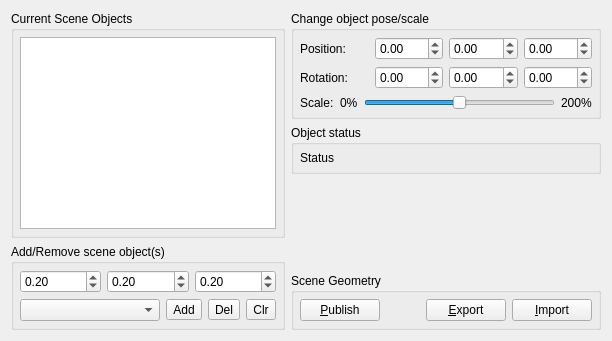
     <widget class="QWidget" name="scene_collision_objects">
      <attribute name="title">
       <string>Scene Objects</string>
      </attribute>
      <layout class="QHBoxLayout" name="gridLayout_4">
       <item>
        <layout class="QVBoxLayout" name="verticalLayout_19">
         <item>
          <widget class="QGroupBox" name="groupBox_8">
           <property name="title">
            <string>Current Scene Objects</string>
           </property>
           <layout class="QVBoxLayout" name="verticalLayout_17">
            <property name="leftMargin">
             <number>6</number>
            </property>
            <property name="topMargin">
             <number>6</number>
            </property>
            <property name="rightMargin">
             <number>6</number>
            </property>
            <property name="bottomMargin">
             <number>6</number>
            </property>
            <item>
             <widget class="QListWidget" name="collision_objects_list">
              <property name="sizePolicy">
               <sizepolicy hsizetype="Expanding" vsizetype="Expanding">
                <horstretch>0</horstretch>
                <verstretch>0</verstretch>
               </sizepolicy>
              </property>
              <property name="toolTip">
               <string>Press Ctrl+C to duplicate an object</string>
              </property>
              <property name="editTriggers">
               <set>QAbstractItemView::DoubleClicked|QAbstractItemView::EditKeyPressed</set>
              </property>
              <property name="selectionMode">
               <enum>QAbstractItemView::ExtendedSelection</enum>
              </property>
             </widget>
            </item>
           </layout>
          </widget>
         </item>
         <item>
          <widget class="QGroupBox" name="groupBox_4">
           <property name="sizePolicy">
            <sizepolicy hsizetype="Preferred" vsizetype="Preferred">
             <horstretch>0</horstretch>
             <verstretch>0</verstretch>
            </sizepolicy>
           </property>
           <property name="title">
            <string>Add/Remove scene object(s)</string>
           </property>
           <layout class="QVBoxLayout" name="verticalLayout_16">
            <property name="leftMargin">
             <number>6</number>
            </property>
            <property name="topMargin">
             <number>6</number>
            </property>
            <property name="rightMargin">
             <number>6</number>
            </property>
            <property name="bottomMargin">
             <number>6</number>
            </property>
            <item>
             <layout class="QHBoxLayout" name="horizontalLayout_16">
              <item>
               <widget class="QDoubleSpinBox" name="shape_size_x_spin_box">
                <property name="sizePolicy">
                 <sizepolicy hsizetype="Preferred" vsizetype="Fixed">
                  <horstretch>0</horstretch>
                  <verstretch>0</verstretch>
                 </sizepolicy>
                </property>
                <property name="minimumSize">
                 <size>
                  <width>20</width>
                  <height>0</height>
                 </size>
                </property>
                <property name="toolTip">
                 <string>x dimension</string>
                </property>
                <property name="singleStep">
                 <double>0.050000000000000</double>
                </property>
                <property name="value">
                 <double>0.200000000000000</double>
                </property>
               </widget>
              </item>
              <item>
               <widget class="QDoubleSpinBox" name="shape_size_y_spin_box">
                <property name="sizePolicy">
                 <sizepolicy hsizetype="Preferred" vsizetype="Fixed">
                  <horstretch>0</horstretch>
                  <verstretch>0</verstretch>
                 </sizepolicy>
                </property>
                <property name="minimumSize">
                 <size>
                  <width>20</width>
                  <height>0</height>
                 </size>
                </property>
                <property name="toolTip">
                 <string>y dimension</string>
                </property>
                <property name="singleStep">
                 <double>0.050000000000000</double>
                </property>
                <property name="value">
                 <double>0.200000000000000</double>
                </property>
               </widget>
              </item>
              <item>
               <widget class="QDoubleSpinBox" name="shape_size_z_spin_box">
                <property name="sizePolicy">
                 <sizepolicy hsizetype="Preferred" vsizetype="Fixed">
                  <horstretch>0</horstretch>
                  <verstretch>0</verstretch>
                 </sizepolicy>
                </property>
                <property name="minimumSize">
                 <size>
                  <width>20</width>
                  <height>0</height>
                 </size>
                </property>
                <property name="toolTip">
                 <string>z dimension</string>
                </property>
                <property name="singleStep">
                 <double>0.050000000000000</double>
                </property>
                <property name="value">
                 <double>0.200000000000000</double>
                </property>
               </widget>
              </item>
             </layout>
            </item>
            <item>
             <layout class="QHBoxLayout" name="horizontalLayout_13">
              <item>
               <widget class="QComboBox" name="shapes_combo_box">
                <property name="minimumSize">
                 <size>
                  <width>30</width>
                  <height>0</height>
                 </size>
                </property>
               </widget>
              </item>
              <item>
               <widget class="QToolButton" name="add_object_button">
                <property name="sizePolicy">
                 <sizepolicy hsizetype="Fixed" vsizetype="Fixed">
                  <horstretch>0</horstretch>
                  <verstretch>0</verstretch>
                 </sizepolicy>
                </property>
                <property name="toolTip">
                 <string>Add object at scene's origin</string>
                </property>
                <property name="text">
                 <string>Add</string>
                </property>
                <property name="icon">
                 <iconset>
                  <normaloff>:/icons/list-add.png</normaloff>:/icons/list-add.png</iconset>
                </property>
               </widget>
              </item>
              <item>
               <widget class="QToolButton" name="remove_object_button">
                <property name="sizePolicy">
                 <sizepolicy hsizetype="Fixed" vsizetype="Fixed">
                  <horstretch>0</horstretch>
                  <verstretch>0</verstretch>
                 </sizepolicy>
                </property>
                <property name="toolTip">
                 <string>Remove selected object</string>
                </property>
                <property name="text">
                 <string>Del</string>
                </property>
                <property name="icon">
                 <iconset>
                  <normaloff>:/icons/list-remove.png</normaloff>:/icons/list-remove.png</iconset>
                </property>
               </widget>
              </item>
              <item>
               <widget class="QToolButton" name="clear_scene_button">
                <property name="sizePolicy">
                 <sizepolicy hsizetype="Fixed" vsizetype="Fixed">
                  <horstretch>0</horstretch>
                  <verstretch>0</verstretch>
                 </sizepolicy>
                </property>
                <property name="toolTip">
                 <string>Clear planning scene</string>
                </property>
                <property name="text">
                 <string>Clr</string>
                </property>
                <property name="icon">
                 <iconset>
                  <normaloff>:/icons/edit-clear.png</normaloff>:/icons/edit-clear.png</iconset>
                </property>
               </widget>
              </item>
             </layout>
            </item>
           </layout>
          </widget>
         </item>
        </layout>
       </item>
       <item>
        <layout class="QVBoxLayout" name="verticalLayout_20">
         <item>
          <widget class="QGroupBox" name="pose_scale_group_box">
           <property name="toolTip">
            <string>Change the pose and scale of the selected object</string>
           </property>
           <property name="title">
            <string>Change object pose/scale</string>
           </property>
           <layout class="QGridLayout" name="gridLayout">
            <property name="leftMargin">
             <number>6</number>
            </property>
            <property name="topMargin">
             <number>6</number>
            </property>
            <property name="rightMargin">
             <number>6</number>
            </property>
            <property name="bottomMargin">
             <number>6</number>
            </property>
            <property name="verticalSpacing">
             <number>6</number>
            </property>
            <item row="1" column="0">
             <widget class="QLabel" name="label_4">
              <property name="text">
               <string>Position: </string>
              </property>
             </widget>
            </item>
            <item row="2" column="0">
             <widget class="QLabel" name="label_13">
              <property name="text">
               <string>Rotation:</string>
              </property>
             </widget>
            </item>
            <item row="1" column="1">
             <widget class="QDoubleSpinBox" name="object_x">
              <property name="minimumSize">
               <size>
                <width>20</width>
                <height>0</height>
               </size>
              </property>
              <property name="minimum">
               <double>-999.990000000000009</double>
              </property>
              <property name="maximum">
               <double>999.990000000000009</double>
              </property>
              <property name="singleStep">
               <double>0.100000000000000</double>
              </property>
             </widget>
            </item>
            <item row="2" column="3">
             <widget class="QDoubleSpinBox" name="object_rz">
              <property name="minimumSize">
               <size>
                <width>20</width>
                <height>0</height>
               </size>
              </property>
              <property name="minimum">
               <double>-3.140000000000000</double>
              </property>
              <property name="maximum">
               <double>3.140000000000000</double>
              </property>
              <property name="singleStep">
               <double>0.100000000000000</double>
              </property>
             </widget>
            </item>
            <item row="2" column="1">
             <widget class="QDoubleSpinBox" name="object_rx">
              <property name="minimumSize">
               <size>
                <width>20</width>
                <height>0</height>
               </size>
              </property>
              <property name="minimum">
               <double>-3.140000000000000</double>
              </property>
              <property name="maximum">
               <double>3.140000000000000</double>
              </property>
              <property name="singleStep">
               <double>0.100000000000000</double>
              </property>
             </widget>
            </item>
            <item row="2" column="2">
             <widget class="QDoubleSpinBox" name="object_ry">
              <property name="minimumSize">
               <size>
                <width>20</width>
                <height>0</height>
               </size>
              </property>
              <property name="minimum">
               <double>-3.140000000000000</double>
              </property>
              <property name="maximum">
               <double>3.140000000000000</double>
              </property>
              <property name="singleStep">
               <double>0.100000000000000</double>
              </property>
             </widget>
            </item>
            <item row="1" column="2">
             <widget class="QDoubleSpinBox" name="object_y">
              <property name="minimumSize">
               <size>
                <width>20</width>
                <height>0</height>
               </size>
              </property>
              <property name="minimum">
               <double>-999.990000000000009</double>
              </property>
              <property name="maximum">
               <double>999.990000000000009</double>
              </property>
              <property name="singleStep">
               <double>0.100000000000000</double>
              </property>
             </widget>
            </item>
            <item row="3" column="0" colspan="4">
             <layout class="QHBoxLayout" name="horizontalLayout_5">
              <item>
               <widget class="QLabel" name="label">
                <property name="text">
                 <string>Scale:</string>
                </property>
               </widget>
              </item>
              <item>
               <widget class="QLabel" name="label_17">
                <property name="text">
                 <string>0%</string>
                </property>
               </widget>
              </item>
              <item>
               <widget class="QSlider" name="scene_scale">
                <property name="minimumSize">
                 <size>
                  <width>40</width>
                  <height>0</height>
                 </size>
                </property>
                <property name="maximum">
                 <number>200</number>
                </property>
                <property name="value">
                 <number>100</number>
                </property>
                <property name="sliderPosition">
                 <number>100</number>
                </property>
                <property name="orientation">
                 <enum>Qt::Horizontal</enum>
                </property>
                <property name="invertedAppearance">
                 <bool>false</bool>
                </property>
                <property name="tickPosition">
                 <enum>QSlider::NoTicks</enum>
                </property>
                <property name="tickInterval">
                 <number>0</number>
                </property>
               </widget>
              </item>
              <item>
               <widget class="QLabel" name="label_18">
                <property name="text">
                 <string>200%</string>
                </property>
               </widget>
              </item>
             </layout>
            </item>
            <item row="1" column="3">
             <widget class="QDoubleSpinBox" name="object_z">
              <property name="minimumSize">
               <size>
                <width>20</width>
                <height>0</height>
               </size>
              </property>
              <property name="minimum">
               <double>-999.990000000000009</double>
              </property>
              <property name="maximum">
               <double>999.990000000000009</double>
              </property>
              <property name="singleStep">
               <double>0.100000000000000</double>
              </property>
             </widget>
            </item>
           </layout>
          </widget>
         </item>
         <item>
          <widget class="QGroupBox" name="groupBox_5">
           <property name="toolTip">
            <string>Describes the selected object's pose, geometry and subframes.</string>
           </property>
           <property name="title">
            <string>Object status</string>
           </property>
           <layout class="QVBoxLayout" name="verticalLayout_12">
            <property name="leftMargin">
             <number>6</number>
            </property>
            <property name="topMargin">
             <number>6</number>
            </property>
            <property name="rightMargin">
             <number>6</number>
            </property>
            <property name="bottomMargin">
             <number>6</number>
            </property>
            <item>
             <widget class="QLabel" name="object_status">
              <property name="enabled">
               <bool>true</bool>
              </property>
              <property name="frameShape">
               <enum>QFrame::NoFrame</enum>
              </property>
              <property name="frameShadow">
               <enum>QFrame::Raised</enum>
              </property>
              <property name="text">
               <string>Status</string>
              </property>
              <property name="textFormat">
               <enum>Qt::AutoText</enum>
              </property>
              <property name="wordWrap">
               <bool>true</bool>
              </property>
              <property name="WordWrap" stdset="0">
               <bool>true</bool>
              </property>
             </widget>
            </item>
           </layout>
          </widget>
         </item>
         <item>
          <spacer name="verticalSpacer_4">
           <property name="orientation">
            <enum>Qt::Vertical</enum>
           </property>
           <property name="sizeHint" stdset="0">
            <size>
             <width>20</width>
             <height>40</height>
            </size>
           </property>
          </spacer>
         </item>
         <item>
          <widget class="QGroupBox" name="groupBox3">
           <property name="title">
            <string>Scene Geometry</string>
           </property>
           <layout class="QHBoxLayout" name="horizontalLayout_14">
            <property name="leftMargin">
             <number>6</number>
            </property>
            <property name="topMargin">
             <number>6</number>
            </property>
            <property name="rightMargin">
             <number>6</number>
            </property>
            <property name="bottomMargin">
             <number>6</number>
            </property>
            <item>
             <widget class="QPushButton" name="publish_current_scene_button">
              <property name="sizePolicy">
               <sizepolicy hsizetype="Maximum" vsizetype="Fixed">
                <horstretch>0</horstretch>
                <verstretch>0</verstretch>
               </sizepolicy>
              </property>
              <property name="minimumSize">
               <size>
                <width>40</width>
                <height>0</height>
               </size>
              </property>
              <property name="text">
               <string>&amp;Publish</string>
              </property>
             </widget>
            </item>
            <item>
             <spacer name="horizontalSpacer_2">
              <property name="orientation">
               <enum>Qt::Horizontal</enum>
              </property>
              <property name="sizeHint" stdset="0">
               <size>
                <width>40</width>
                <height>20</height>
               </size>
              </property>
             </spacer>
            </item>
            <item>
             <widget class="QPushButton" name="export_scene_geometry_text_button">
              <property name="sizePolicy">
               <sizepolicy hsizetype="Maximum" vsizetype="Fixed">
                <horstretch>0</horstretch>
                <verstretch>0</verstretch>
               </sizepolicy>
              </property>
              <property name="minimumSize">
               <size>
                <width>40</width>
                <height>0</height>
               </size>
              </property>
              <property name="toolTip">
               <string>Export scene geometry to a .scene file (only world object information is preserved)</string>
              </property>
              <property name="text">
               <string>&amp;Export</string>
              </property>
             </widget>
            </item>
            <item>
             <widget class="QPushButton" name="import_scene_geometry_text_button">
              <property name="sizePolicy">
               <sizepolicy hsizetype="Maximum" vsizetype="Fixed">
                <horstretch>0</horstretch>
                <verstretch>0</verstretch>
               </sizepolicy>
              </property>
              <property name="minimumSize">
               <size>
                <width>40</width>
                <height>0</height>
               </size>
              </property>
              <property name="toolTip">
               <string>Import scene geometry from a .scene file (only world object information is preserved)</string>
              </property>
              <property name="text">
               <string>&amp;Import</string>
              </property>
             </widget>
            </item>
           </layout>
          </widget>
         </item>
        </layout>
       </item>
      </layout>
     </widget>
